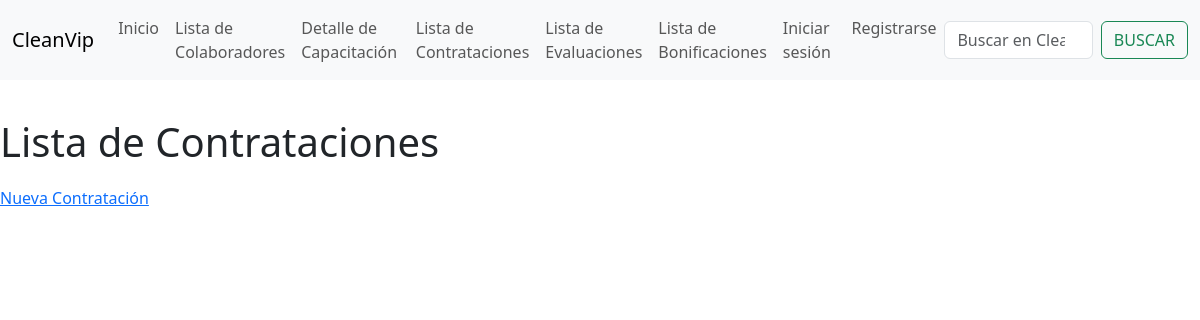
Before: /cleanvip_rh/contrataciones/ with the older database file.
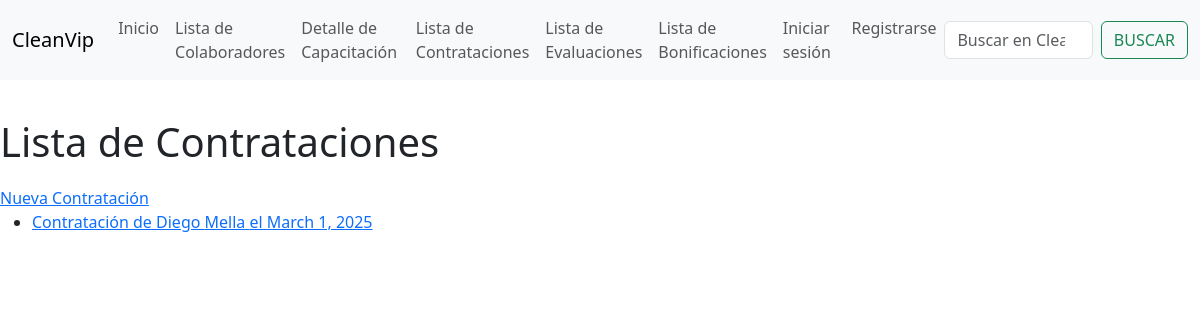
After: the same page with the newer database file.
### contrataciones/models.py (models this page shows, shortened)
class Contratacion(models.Model):
    colaborador = models.ForeignKey(Colaborador, on_delete=models.CASCADE, related_name='contrataciones')
    fecha_contratacion = models.DateField()
    posicion = models.CharField(max_length=255)
    salario_inicial = models.DecimalField(max_digits=10, decimal_places=2)
    duracion_contrato = models.CharField(max_length=255)  # por ejemplo, "6 meses", "1 año", etc.

### colaboradores/models.py (models this page shows, shortened)
class Colaborador(models.Model):
    rut = models.CharField(max_length=12, unique=True, primary_key=True)
    nombre = models.CharField(max_length=255)
    apellido_paterno = models.CharField(max_length=255)
    apellido_materno = models.CharField(max_length=255)
    fecha_nacimiento = models.DateField()
    id_genero = models.ForeignKey('Genero', on_delete=models.CASCADE, db_column='idGenero')
    estado_civil = models.ForeignKey(EstadoCivil, on_delete=models.CASCADE, db_column='idEstadoCivil')
    direccion = models.CharField(max_length=255)
    comuna = models.CharField(max_length=255)
    telefono = models.CharField(max_length=20)
    email = models.EmailField(max_length=255)
    cargo = models.ForeignKey(Cargo, on_delete=models.CASCADE, db_column='idCargo')
    fecha_ingreso = models.DateField()
    sueldo_base = models.DecimalField(max_digits=10, decimal_places=2)
    departamento = models.ForeignKey(Departamentos, on_delete=models.CASCADE, db_column='idDepartamento')
    capacitaciones = models.ManyToManyField(Capacitacion, related_name='colaboradores')

### contrataciones/views.py (the view)
# urls.py: path('', contratacion_list, name='contratacion_list'),
def contratacion_list(request):
    contrataciones = Contratacion.objects.all()
    return render(request, 'contrataciones/contratacion_list.html', {'contrataciones': contrataciones})

### contrataciones/templates/contrataciones/contratacion_list.html (shortened to what this page needs)
{% load static %}
<!DOCTYPE html>
<html>
<head>
    <link href="https://cdn.jsdelivr.net/npm/bootstrap@5.3.3/dist/css/bootstrap.min.css" rel="stylesheet">
</head>
<body>
<div class="container">
    <nav class="navbar navbar-expand-lg navbar-light bg-light fixed-top">
      <div class="container-fluid">
        <a class="navbar-brand" href="#">CleanVip</a>
        <div class="collapse navbar-collapse" id="navbarSupportedContent">
          <ul class="navbar-nav me-auto mb-2 mb-lg-0">
            <li class="nav-item">
              <a class="nav-link" aria-current="page" href="{% url 'home' %}">Inicio</a>
            </li>
            <li class="nav-item">
              <a class="nav-link" href="{% url 'colaboradores_list' %}">Lista de Colaboradores</a>
            </li>
            <li class="nav-item">
              <a class="nav-link" href="{% url 'capacitaciones_list' %}">Detalle de Capacitación</a>
            </li>
            <li class="nav-item">
              <a class="nav-link" href="{% url 'contratacion_list' %}">Lista de Contrataciones</a>
            </li>
            <li class="nav-item">
              <a class="nav-link" href="{% url 'evaluacion_list' %}">Lista de Evaluaciones</a>
            </li>
            <li class="nav-item">
              <a class="nav-link" href="{% url 'bonificacion_list' %}">Lista de Bonificaciones</a>
            </li>
            {% if user.is_authenticated %}
            <p>Welcome, {{ user.username }}</p>
            <li class="nav-item">
              <a class="nav-link" href="{% url 'logout' %}">Cerrar sesión</a>
            </li>
        {% else %}
            <li class="nav-item">
              <a class="nav-link" href="{% url 'login' %}">Iniciar sesión</a>
            </li>
            <li class="nav-item">
              <a class="nav-link" href="{% url 'registro' %}">Registrarse</a>
            </li>
        {% endif %}
          </ul>
          <form class="d-flex my-2 my-lg-0" role="search">
            <input class="form-control me-2" type="search" placeholder="Buscar en CleanVip..." aria-label="Search">
            <button class="btn btn-outline-success" type="submit">BUSCAR</button>
          </form>
        </div>
      </div>
    </nav>
  </div>
      <br><br>
    <h1>Lista de Contrataciones</h1>
    <a href="{% url 'contratacion_create' %}">Nueva Contratación</a>
    <ul>
        {% for contratacion in contrataciones %}
            <li>
                <a href="{% url 'contratacion_detail' contratacion.pk %}">
                    Contratación de {{ contratacion.colaborador.nombre }} {{ contratacion.colaborador.apellido_paterno }} el {{ contratacion.fecha_contratacion }}
                </a>
            </li>
        {% endfor %}
    </ul>
</body>
</html>

### static/style.css (style rules this page uses)
body { padding-top: 70px; padding-bottom: 20px; }
h1 { margin-bottom: 20px; }

Changed rows visible on the page:
added Contratacion: colaborador.nombre "Diego", colaborador.apellido_paterno "Mella", fecha_contratacion "March 1, 2025"
